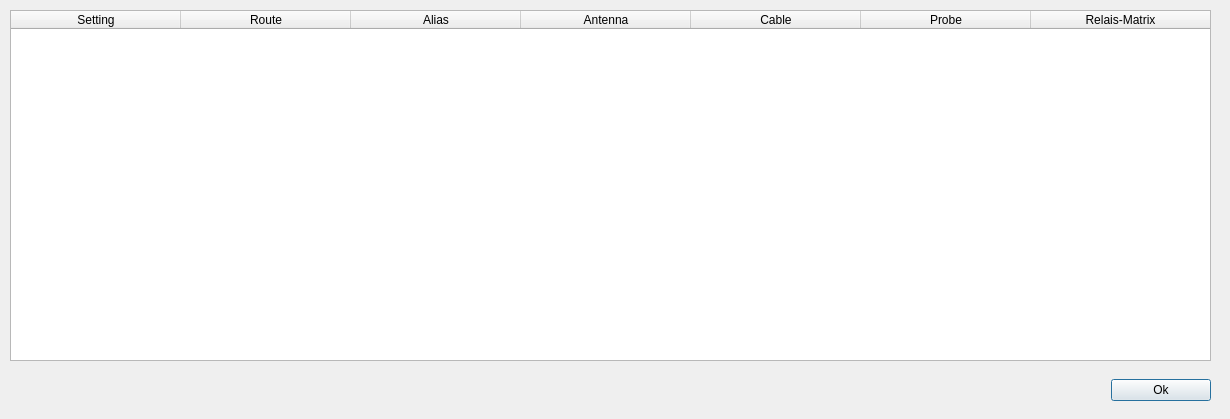
<?xml version="1.0" encoding="UTF-8"?>
<ui version="4.0">
 <class>Routing</class>
 <widget class="QDialog" name="Routing">
  <property name="geometry">
   <rect>
    <x>0</x>
    <y>0</y>
    <width>1230</width>
    <height>419</height>
   </rect>
  </property>
  <property name="minimumSize">
   <size>
    <width>921</width>
    <height>419</height>
   </size>
  </property>
  <property name="maximumSize">
   <size>
    <width>1230</width>
    <height>419</height>
   </size>
  </property>
  <property name="windowTitle">
   <string>show related Routes</string>
  </property>
  <widget class="QTableWidget" name="tableWidget">
   <property name="geometry">
    <rect>
     <x>10</x>
     <y>10</y>
     <width>1201</width>
     <height>351</height>
    </rect>
   </property>
   <property name="minimumSize">
    <size>
     <width>0</width>
     <height>0</height>
    </size>
   </property>
   <property name="dragEnabled">
    <bool>true</bool>
   </property>
   <property name="dragDropMode">
    <enum>QAbstractItemView::DragDrop</enum>
   </property>
   <property name="alternatingRowColors">
    <bool>false</bool>
   </property>
   <attribute name="horizontalHeaderVisible">
    <bool>true</bool>
   </attribute>
   <attribute name="horizontalHeaderCascadingSectionResizes">
    <bool>true</bool>
   </attribute>
   <attribute name="horizontalHeaderDefaultSectionSize">
    <number>170</number>
   </attribute>
   <attribute name="horizontalHeaderHighlightSections">
    <bool>true</bool>
   </attribute>
   <attribute name="horizontalHeaderMinimumSectionSize">
    <number>20</number>
   </attribute>
   <attribute name="horizontalHeaderStretchLastSection">
    <bool>true</bool>
   </attribute>
   <column>
    <property name="text">
     <string>Setting</string>
    </property>
   </column>
   <column>
    <property name="text">
     <string>Route</string>
    </property>
   </column>
   <column>
    <property name="text">
     <string>Alias</string>
    </property>
   </column>
   <column>
    <property name="text">
     <string>Antenna</string>
    </property>
   </column>
   <column>
    <property name="text">
     <string>Cable</string>
    </property>
   </column>
   <column>
    <property name="text">
     <string>Probe</string>
    </property>
   </column>
   <column>
    <property name="text">
     <string>Relais-Matrix</string>
    </property>
   </column>
  </widget>
  <widget class="QWidget" name="horizontalLayoutWidget_2">
   <property name="geometry">
    <rect>
     <x>10</x>
     <y>370</y>
     <width>1201</width>
     <height>41</height>
    </rect>
   </property>
   <layout class="QHBoxLayout" name="horizontalLayout_2">
    <item>
     <spacer name="horizontalSpacer">
      <property name="orientation">
       <enum>Qt::Horizontal</enum>
      </property>
      <property name="sizeHint" stdset="0">
       <size>
        <width>118</width>
        <height>36</height>
       </size>
      </property>
     </spacer>
    </item>
    <item>
     <widget class="QPushButton" name="BtnOk">
      <property name="minimumSize">
       <size>
        <width>100</width>
        <height>0</height>
       </size>
      </property>
      <property name="text">
       <string>Ok</string>
      </property>
     </widget>
    </item>
   </layout>
  </widget>
 </widget>
 <resources/>
 <connections/>
</ui>
